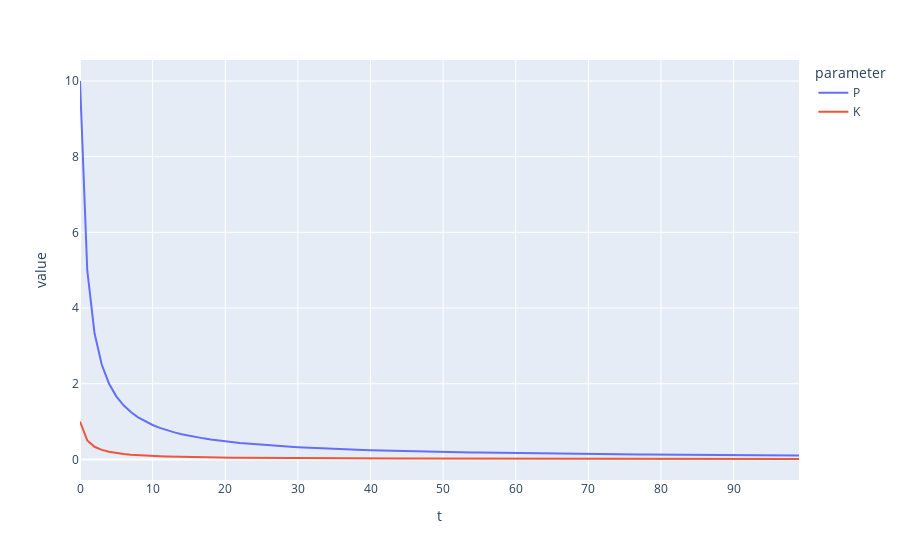

Write notebook code for a chart like this one.
### Code cell
ex.line(simulate_variance_df(10, 10, 0).melt(id_vars=['t'], var_name='parameter'), x='t', y='value', color='parameter')
